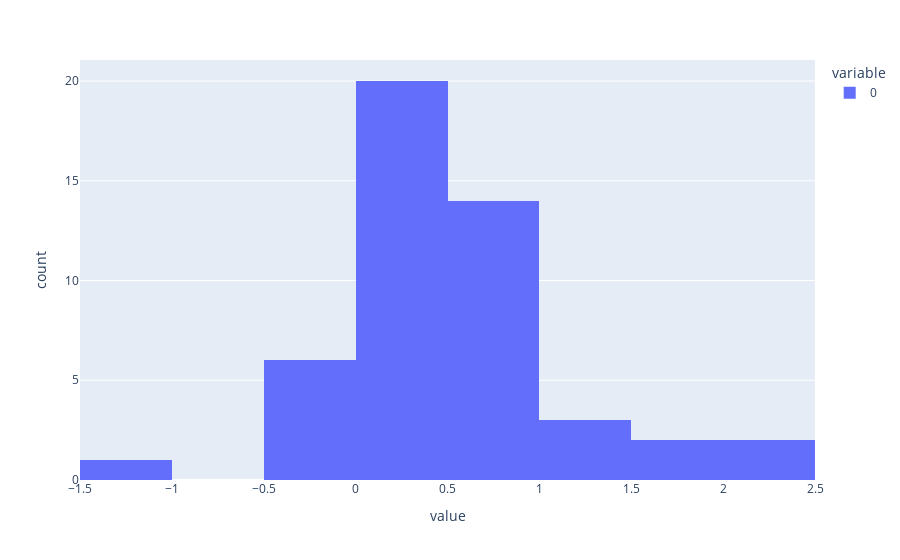

The code cell stored with this chart in its notebook:
### Code cell
px.histogram(mother_.mean())

### Figure 1 — Plotly figure (JSON) as saved in the notebook; plotly's stock layout.template omitted (floating-point values rounded to 4 significant figures)
{"data": [{"alignmentgroup": "True", "bingroup": "x", "hovertemplate": "variable=0<br>value=%{x}<br>count=%{y}<extra></extra>", "legendgroup": "0", "marker": {"color": "#636efa", "pattern": {"shape": ""}}, "name": "0", "offsetgroup": "0", "orientation": "v", "showlegend": true, "type": "histogram", "x": [-1.065, 0.3558, 0.4278, 0.9055, 0.6638, 0.4022, 0.5605, -0.1096, 0.3572, 1.595, 0.1026, 0.4021, 0.6481, 0.1021, 0.5364, 0.9299, 1.209, 0.03799, 0.2306, 2.069, 0.7997, 0.2831, 0.1046, -0.489, 1.115, -0.2363, 0.7226, 0.1115, 0.6765, 0.1961, 0.7789, 2.06, 0.1077, 1.363, 0.1277, 0.3746, 0.7892, 0.8842, 0.7581, -0.2842, -0.1517, 1.851, 0.2633, 0.9744, -0.04072, 0.009419, 0.05727, 0.2602], "xaxis": "x", "yaxis": "y"}], "layout": {"autosize": true, "barmode": "relative", "legend": {"title": {"text": "variable"}, "tracegroupgap": 0}, "margin": {"t": 60}, "xaxis": {"anchor": "y", "autorange": true, "domain": [0, 1], "range": [-1.5, 2.5], "title": {"text": "value"}, "type": "linear"}, "yaxis": {"anchor": "x", "autorange": true, "domain": [0, 1], "range": [0, 21.05], "title": {"text": "count"}}}}
